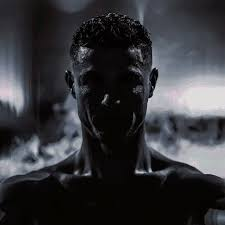
#> input picture .vscode/DSIP/images.jpg, 225 x 225 px, found by its file name
$ python 'img pro_2.py'
#> lines starting #> are read from the running program, lines starting #| are printed output that depends on the picture
import cv2
import numpy as np
from matplotlib import pyplot as plt

# Load the image
image_path = '/images.jpg' # Replace with the path to your image
image = cv2.imread(image_path, cv2.IMREAD_GRAYSCALE)
#> image: shape (225, 225); min 0, max 232, mean 54.1
# Calculate the histogram
histogram = cv2.calcHist([image], [0], None, [256], [0, 256])
#> histogram = 256 values, max 8316 at index 5, min 0 at index 228, mean 197.8
# Plot the histogram
plt.figure(figsize=(8, 6))
plt.title('Histogram')
plt.xlabel('Pixel Value')
plt.ylabel('Frequency')
plt.plot(histogram)
plt.xlim([0, 256])
plt.grid(True)
plt.show()
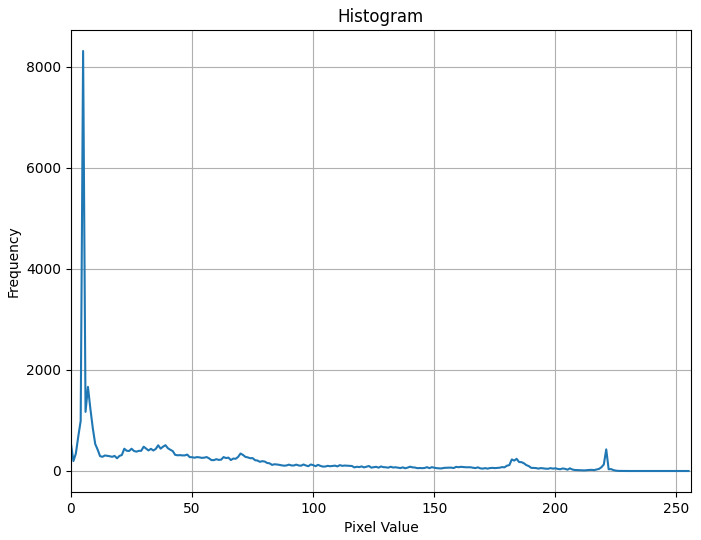
#> figure drawn by matplotlib, 1 panel; curve peaks at x = 5, y = 8316
# Perform histogram equalization
equalized_image = cv2.equalizeHist(image)
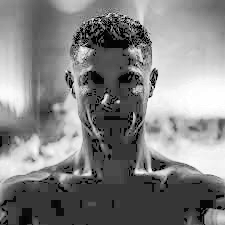
#> equalized_image: shape (225, 225); min 0, max 255, mean 130.6
# Display the original and equalized images
plt.figure(figsize=(10, 5))
plt.subplot(1, 2, 1)
plt.title('Original Image')
plt.imshow(image, cmap='gray')
plt.axis('off')
plt.subplot(1, 2, 2)
plt.title('Equalized Image')
plt.imshow(equalized_image, cmap='gray')
plt.axis('off')
# Calculate the histogram
histogram = cv2.calcHist([equalized_image], [0], None, [256], [0, 256])
#> histogram = 256 values, max 8316 at index 54, min 0 at index 2, mean 197.8
# Plot the histogram
plt.figure(figsize=(8, 6))
plt.title('Histogram')
plt.xlabel('Pixel Value')
plt.ylabel('Frequency')
plt.plot(histogram)
plt.xlim([0, 256])
plt.grid(True)
plt.show()
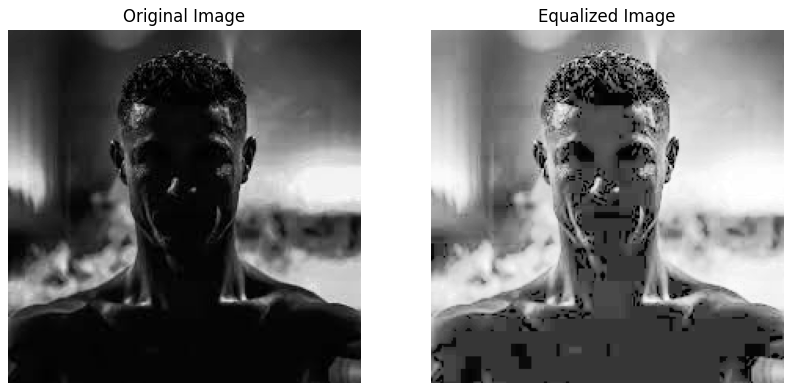
#> figure drawn by matplotlib, 2 panels
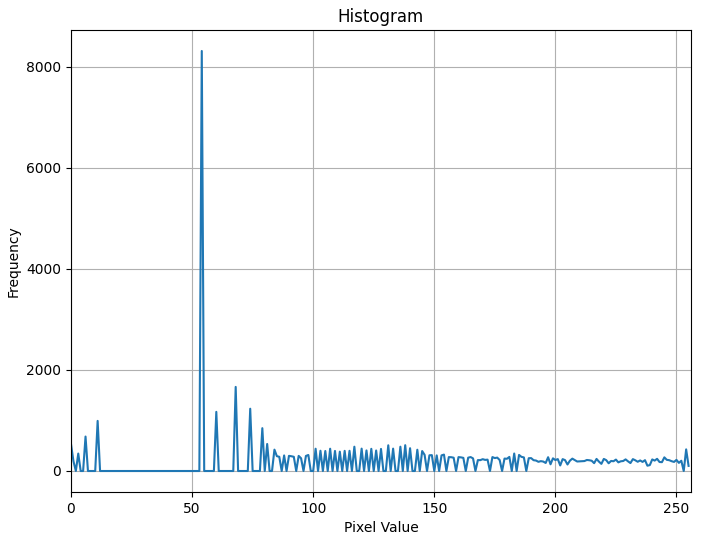
#> figure drawn by matplotlib, 1 panel; curve peaks at x = 54, y = 8316
plt.tight_layout()
plt.show()

# Load the source and reference images
source_path = '/content/IMG_20230915_135931789.jpg'
reference_path = '/content/matched_image.jpg'
source_image = cv2.imread(source_path, cv2.IMREAD_GRAYSCALE)
reference_image = cv2.imread(reference_path, cv2.IMREAD_GRAYSCALE)
# Calculate histograms for the source and reference images
source_hist = cv2.calcHist([source_image], [0], None, [256], [0, 256])
#> source_hist = 256 values from 0 to 0
reference_hist = cv2.calcHist([reference_image], [0], None, [256], [0, 256])
#> reference_hist = 256 values from 0 to 0
# Normalize histograms to have sum equal to 1
source_hist /= source_hist.sum()
reference_hist /= reference_hist.sum()
# Calculate cumulative distribution functions (CDF) for histograms
source_cdf = source_hist.cumsum()
reference_cdf = reference_hist.cumsum()
# Perform histogram matching by mapping source CDF to reference CDF
mapping = np.interp(source_cdf, reference_cdf, range(256))
matched_image = mapping[source_image]
# Convert to uint8 data type
matched_image = matched_image.astype(np.uint8)
# Display the images using Matplotlib
plt.figure(figsize=(12, 6))
plt.subplot(131)
plt.title('Source Image')
#> (the run stopped early here; a loop or call above may not have finished)
